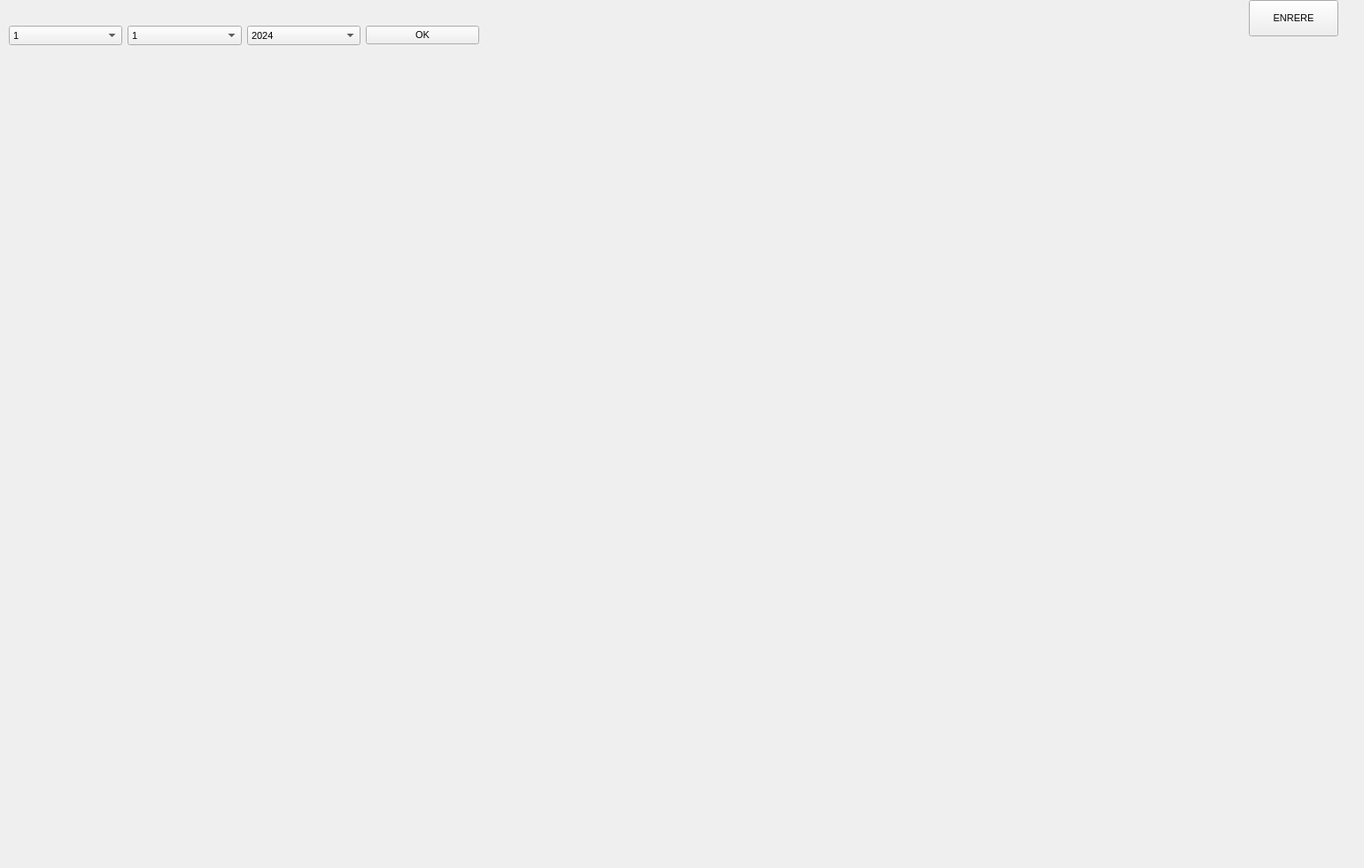
      <widget class="QWidget" name="planta1">
       <attribute name="title">
        <string>Planta 1</string>
       </attribute>
       <widget class="QLabel" name="label">
        <property name="geometry">
         <rect>
          <x>20</x>
          <y>30</y>
          <width>1511</width>
          <height>941</height>
         </rect>
        </property>
        <property name="text">
         <string/>
        </property>
        <property name="pixmap">
         <pixmap>P1.PNG</pixmap>
        </property>
        <property name="scaledContents">
         <bool>true</bool>
        </property>
       </widget>
       <widget class="QWidget" name="horizontalLayoutWidget_3">
        <property name="geometry">
         <rect>
          <x>10</x>
          <y>0</y>
          <width>531</width>
          <height>80</height>
         </rect>
        </property>
        <layout class="QHBoxLayout" name="horizontalLayout_3">
         <item>
          <widget class="QComboBox" name="dia1">
           <property name="font">
            <font>
             <pointsize>8</pointsize>
            </font>
           </property>
           <item>
            <property name="text">
             <string>1</string>
            </property>
           </item>
           <item>
            <property name="text">
             <string>2</string>
            </property>
           </item>
           <item>
            <property name="text">
             <string>3</string>
            </property>
           </item>
           <item>
            <property name="text">
             <string>4</string>
            </property>
           </item>
           <item>
            <property name="text">
             <string>5</string>
            </property>
           </item>
           <item>
            <property name="text">
             <string>6</string>
            </property>
           </item>
           <item>
            <property name="text">
             <string>7</string>
            </property>
           </item>
           <item>
            <property name="text">
             <string>8</string>
            </property>
           </item>
           <item>
            <property name="text">
             <string>9</string>
            </property>
           </item>
           <item>
            <property name="text">
             <string>10</string>
            </property>
           </item>
           <item>
            <property name="text">
             <string>11</string>
            </property>
           </item>
           <item>
            <property name="text">
             <string>12</string>
            </property>
           </item>
           <item>
            <property name="text">
             <string>13</string>
            </property>
           </item>
           <item>
            <property name="text">
             <string>14</string>
            </property>
           </item>
           <item>
            <property name="text">
             <string>15</string>
            </property>
           </item>
           <item>
            <property name="text">
             <string>16</string>
            </property>
           </item>
           <item>
            <property name="text">
             <string>17</string>
            </property>
           </item>
           <item>
            <property name="text">
             <string>18</string>
            </property>
           </item>
           <item>
            <property name="text">
             <string>19</string>
            </property>
           </item>
           <item>
            <property name="text">
             <string>20</string>
            </property>
           </item>
           <item>
            <property name="text">
             <string>21</string>
            </property>
           </item>
           <item>
            <property name="text">
             <string>22</string>
            </property>
           </item>
           <item>
            <property name="text">
             <string>23</string>
            </property>
           </item>
           <item>
            <property name="text">
             <string>24</string>
            </property>
           </item>
           <item>
            <property name="text">
             <string>25</string>
            </property>
           </item>
           <item>
            <property name="text">
             <string>26</string>
            </property>
           </item>
           <item>
            <property name="text">
             <string>27</string>
            </property>
           </item>
           <item>
            <property name="text">
             <string>28</string>
            </property>
           </item>
           <item>
            <property name="text">
             <string>29</string>
            </property>
           </item>
           <item>
            <property name="text">
             <string>30</string>
            </property>
           </item>
          </widget>
         </item>
         <item>
          <widget class="QComboBox" name="mes1">
           <property name="font">
            <font>
             <pointsize>8</pointsize>
            </font>
           </property>
           <item>
            <property name="text">
             <string>1</string>
            </property>
           </item>
           <item>
            <property name="text">
             <string>2</string>
            </property>
           </item>
           <item>
            <property name="text">
             <string>3</string>
            </property>
           </item>
           <item>
            <property name="text">
             <string>4</string>
            </property>
           </item>
           <item>
            <property name="text">
             <string>5</string>
            </property>
           </item>
           <item>
            <property name="text">
             <string>6</string>
            </property>
           </item>
           <item>
            <property name="text">
             <string>7</string>
            </property>
           </item>
           <item>
            <property name="text">
             <string>8</string>
            </property>
           </item>
           <item>
            <property name="text">
             <string>9</string>
            </property>
           </item>
           <item>
            <property name="text">
             <string>10</string>
            </property>
           </item>
           <item>
            <property name="text">
             <string>11</string>
            </property>
           </item>
           <item>
            <property name="text">
             <string>12</string>
            </property>
           </item>
          </widget>
         </item>
         <item>
          <widget class="QComboBox" name="any1">
           <property name="font">
            <font>
             <pointsize>8</pointsize>
            </font>
           </property>
           <item>
            <property name="text">
             <string>2024</string>
            </property>
           </item>
           <item>
            <property name="text">
             <string>2025</string>
            </property>
           </item>
          </widget>
         </item>
         <item>
          <widget class="QPushButton" name="OK1">
           <property name="font">
            <font>
             <pointsize>8</pointsize>
            </font>
           </property>
           <property name="text">
            <string>OK</string>
           </property>
          </widget>
         </item>
        </layout>
       </widget>
       <widget class="QLabel" name="A11">
        <property name="geometry">
         <rect>
          <x>200</x>
          <y>160</y>
          <width>121</width>
          <height>91</height>
         </rect>
        </property>
        <property name="font">
         <font>
          <pointsize>11</pointsize>
         </font>
        </property>
        <property name="styleSheet">
         <string notr="true"/>
        </property>
        <property name="text">
         <string>&lt;html&gt;&lt;head/&gt;&lt;body&gt;&lt;p align=&quot;center&quot;&gt;&lt;br/&gt;&lt;/p&gt;&lt;/body&gt;&lt;/html&gt;</string>
        </property>
        <property name="alignment">
         <set>Qt::AlignCenter</set>
        </property>
       </widget>
       <widget class="QLabel" name="A12">
        <property name="geometry">
         <rect>
          <x>130</x>
          <y>360</y>
          <width>111</width>
          <height>71</height>
         </rect>
        </property>
        <property name="font">
         <font>
          <family>MS Shell Dlg 2</family>
          <pointsize>11</pointsize>
         </font>
        </property>
        <property name="text">
         <string>&lt;html&gt;&lt;head/&gt;&lt;body&gt;&lt;p align=&quot;center&quot;&gt;&lt;br/&gt;&lt;/p&gt;&lt;/body&gt;&lt;/html&gt;</string>
        </property>
        <property name="alignment">
         <set>Qt::AlignCenter</set>
        </property>
       </widget>
       <widget class="QLabel" name="A13">
        <property name="geometry">
         <rect>
          <x>120</x>
          <y>540</y>
          <width>101</width>
          <height>101</height>
         </rect>
        </property>
        <property name="font">
         <font>
          <pointsize>11</pointsize>
         </font>
        </property>
        <property name="text">
         <string>&lt;html&gt;&lt;head/&gt;&lt;body&gt;&lt;p align=&quot;center&quot;&gt;&lt;br/&gt;&lt;/p&gt;&lt;/body&gt;&lt;/html&gt;</string>
        </property>
        <property name="alignment">
         <set>Qt::AlignCenter</set>
        </property>
       </widget>
       <widget class="QLabel" name="A14">
        <property name="geometry">
         <rect>
          <x>190</x>
          <y>780</y>
          <width>131</width>
          <height>61</height>
         </rect>
        </property>
        <property name="font">
         <font>
          <pointsize>11</pointsize>
         </font>
        </property>
        <property name="text">
         <string>&lt;html&gt;&lt;head/&gt;&lt;body&gt;&lt;p align=&quot;center&quot;&gt;&lt;br/&gt;&lt;/p&gt;&lt;/body&gt;&lt;/html&gt;</string>
        </property>
        <property name="alignment">
         <set>Qt::AlignCenter</set>
        </property>
       </widget>
       <widget class="QLabel" name="A15">
        <property name="geometry">
         <rect>
          <x>500</x>
          <y>190</y>
          <width>91</width>
          <height>41</height>
         </rect>
        </property>
        <property name="font">
         <font>
          <pointsize>11</pointsize>
         </font>
        </property>
        <property name="text">
         <string>&lt;html&gt;&lt;head/&gt;&lt;body&gt;&lt;p align=&quot;center&quot;&gt;&lt;br/&gt;&lt;/p&gt;&lt;/body&gt;&lt;/html&gt;</string>
        </property>
        <property name="alignment">
         <set>Qt::AlignCenter</set>
        </property>
       </widget>
       <widget class="QLabel" name="A16">
        <property name="geometry">
         <rect>
          <x>420</x>
          <y>540</y>
          <width>91</width>
          <height>71</height>
         </rect>
        </property>
        <property name="font">
         <font>
          <pointsize>11</pointsize>
         </font>
        </property>
        <property name="text">
         <string>&lt;html&gt;&lt;head/&gt;&lt;body&gt;&lt;p align=&quot;center&quot;&gt;&lt;br/&gt;&lt;/p&gt;&lt;/body&gt;&lt;/html&gt;</string>
        </property>
        <property name="alignment">
         <set>Qt::AlignCenter</set>
        </property>
       </widget>
       <widget class="QLabel" name="A17">
        <property name="geometry">
         <rect>
          <x>470</x>
          <y>710</y>
          <width>101</width>
          <height>91</height>
         </rect>
        </property>
        <property name="font">
         <font>
          <pointsize>11</pointsize>
         </font>
        </property>
        <property name="text">
         <string>&lt;html&gt;&lt;head/&gt;&lt;body&gt;&lt;p align=&quot;center&quot;&gt;&lt;br/&gt;&lt;/p&gt;&lt;/body&gt;&lt;/html&gt;</string>
        </property>
        <property name="alignment">
         <set>Qt::AlignCenter</set>
        </property>
       </widget>
       <widget class="QLabel" name="A19">
        <property name="geometry">
         <rect>
          <x>950</x>
          <y>540</y>
          <width>111</width>
          <height>91</height>
         </rect>
        </property>
        <property name="font">
         <font>
          <pointsize>11</pointsize>
         </font>
        </property>
        <property name="text">
         <string/>
        </property>
        <property name="alignment">
         <set>Qt::AlignCenter</set>
        </property>
       </widget>
       <widget class="QLabel" name="A110">
        <property name="geometry">
         <rect>
          <x>950</x>
          <y>790</y>
          <width>61</width>
          <height>51</height>
         </rect>
        </property>
        <property name="font">
         <font>
          <pointsize>11</pointsize>
         </font>
        </property>
        <property name="text">
         <string/>
        </property>
        <property name="alignment">
         <set>Qt::AlignCenter</set>
        </property>
       </widget>
       <widget class="QLabel" name="A18">
        <property name="geometry">
         <rect>
          <x>1050</x>
          <y>100</y>
          <width>101</width>
          <height>81</height>
         </rect>
        </property>
        <property name="font">
         <font>
          <pointsize>11</pointsize>
         </font>
        </property>
        <property name="text">
         <string>&lt;html&gt;&lt;head/&gt;&lt;body&gt;&lt;p align=&quot;center&quot;&gt;&lt;br/&gt;&lt;/p&gt;&lt;/body&gt;&lt;/html&gt;</string>
        </property>
        <property name="alignment">
         <set>Qt::AlignCenter</set>
        </property>
       </widget>
       <widget class="QLabel" name="A111">
        <property name="geometry">
         <rect>
          <x>1310</x>
          <y>120</y>
          <width>141</width>
          <height>111</height>
         </rect>
        </property>
        <property name="font">
         <font>
          <pointsize>11</pointsize>
         </font>
        </property>
        <property name="text">
         <string>&lt;html&gt;&lt;head/&gt;&lt;body&gt;&lt;p align=&quot;center&quot;&gt;&lt;br/&gt;&lt;/p&gt;&lt;/body&gt;&lt;/html&gt;</string>
        </property>
        <property name="alignment">
         <set>Qt::AlignCenter</set>
        </property>
       </widget>
       <widget class="QLabel" name="A112">
        <property name="geometry">
         <rect>
          <x>1320</x>
          <y>330</y>
          <width>121</width>
          <height>131</height>
         </rect>
        </property>
        <property name="font">
         <font>
          <pointsize>11</pointsize>
         </font>
        </property>
        <property name="text">
         <string>&lt;html&gt;&lt;head/&gt;&lt;body&gt;&lt;p align=&quot;center&quot;&gt;&lt;br/&gt;&lt;/p&gt;&lt;/body&gt;&lt;/html&gt;</string>
        </property>
        <property name="alignment">
         <set>Qt::AlignCenter</set>
        </property>
       </widget>
       <widget class="QLabel" name="A113">
        <property name="geometry">
         <rect>
          <x>1320</x>
          <y>530</y>
          <width>111</width>
          <height>51</height>
         </rect>
        </property>
        <property name="font">
         <font>
          <pointsize>11</pointsize>
         </font>
        </property>
        <property name="text">
         <string>&lt;html&gt;&lt;head/&gt;&lt;body&gt;&lt;p align=&quot;center&quot;&gt;&lt;br/&gt;&lt;/p&gt;&lt;/body&gt;&lt;/html&gt;</string>
        </property>
        <property name="alignment">
         <set>Qt::AlignCenter</set>
        </property>
       </widget>
       <widget class="QLabel" name="A114">
        <property name="geometry">
         <rect>
          <x>1280</x>
          <y>640</y>
          <width>121</width>
          <height>91</height>
         </rect>
        </property>
        <property name="font">
         <font>
          <pointsize>11</pointsize>
         </font>
        </property>
        <property name="text">
         <string>&lt;html&gt;&lt;head/&gt;&lt;body&gt;&lt;p align=&quot;center&quot;&gt;&lt;br/&gt;&lt;/p&gt;&lt;/body&gt;&lt;/html&gt;</string>
        </property>
        <property name="alignment">
         <set>Qt::AlignCenter</set>
        </property>
       </widget>
       <widget class="QLabel" name="A115">
        <property name="geometry">
         <rect>
          <x>1210</x>
          <y>810</y>
          <width>131</width>
          <height>91</height>
         </rect>
        </property>
        <property name="font">
         <font>
          <pointsize>11</pointsize>
         </font>
        </property>
        <property name="text">
         <string>&lt;html&gt;&lt;head/&gt;&lt;body&gt;&lt;p align=&quot;center&quot;&gt;&lt;br/&gt;&lt;/p&gt;&lt;/body&gt;&lt;/html&gt;</string>
        </property>
        <property name="alignment">
         <set>Qt::AlignCenter</set>
        </property>
       </widget>
       <widget class="QLabel" name="colorA11">
        <property name="geometry">
         <rect>
          <x>200</x>
          <y>150</y>
          <width>121</width>
          <height>111</height>
         </rect>
        </property>
        <property name="styleSheet">
         <string notr="true"/>
        </property>
        <property name="text">
         <string/>
        </property>
       </widget>
       <widget class="QLabel" name="colorA12">
        <property name="geometry">
         <rect>
          <x>120</x>
          <y>340</y>
          <width>131</width>
          <height>111</height>
         </rect>
        </property>
        <property name="styleSheet">
         <string notr="true"/>
        </property>
        <property name="text">
         <string/>
        </property>
       </widget>
       <widget class="QLabel" name="colorA13">
        <property name="geometry">
         <rect>
          <x>100</x>
          <y>530</y>
          <width>141</width>
          <height>121</height>
         </rect>
        </property>
        <property name="styleSheet">
         <string notr="true"/>
        </property>
        <property name="text">
         <string/>
        </property>
       </widget>
       <widget class="QLabel" name="colorA14">
        <property name="geometry">
         <rect>
          <x>180</x>
          <y>750</y>
          <width>151</width>
          <height>121</height>
         </rect>
        </property>
        <property name="styleSheet">
         <string notr="true"/>
        </property>
        <property name="text">
         <string/>
        </property>
       </widget>
       <widget class="QLabel" name="colorA17">
        <property name="geometry">
         <rect>
          <x>450</x>
          <y>690</y>
          <width>131</width>
          <height>131</height>
         </rect>
        </property>
        <property name="styleSheet">
         <string notr="true"/>
        </property>
        <property name="text">
         <string/>
        </property>
       </widget>
       <widget class="QLabel" name="colorA16">
        <property name="geometry">
         <rect>
          <x>410</x>
          <y>530</y>
          <width>111</width>
          <height>91</height>
         </rect>
        </property>
        <property name="styleSheet">
         <string notr="true"/>
        </property>
        <property name="text">
         <string/>
        </property>
       </widget>
       <widget class="QLabel" name="colorA15">
        <property name="geometry">
         <rect>
          <x>500</x>
          <y>180</y>
          <width>91</width>
          <height>61</height>
         </rect>
        </property>
        <property name="styleSheet">
         <string notr="true"/>
        </property>
        <property name="text">
         <string/>
        </property>
       </widget>
       <widget class="QLabel" name="colorA18">
        <property name="geometry">
         <rect>
          <x>1040</x>
          <y>80</y>
          <width>121</width>
          <height>121</height>
         </rect>
        </property>
        <property name="styleSheet">
         <string notr="true"/>
        </property>
        <property name="text">
         <string/>
        </property>
       </widget>
       <widget class="QLabel" name="colorA111">
        <property name="geometry">
         <rect>
          <x>1300</x>
          <y>100</y>
          <width>151</width>
          <height>141</height>
         </rect>
        </property>
        <property name="styleSheet">
         <string notr="true"/>
        </property>
        <property name="text">
         <string/>
        </property>
       </widget>
       <widget class="QLabel" name="colorA112">
        <property name="geometry">
         <rect>
          <x>1310</x>
          <y>330</y>
          <width>141</width>
          <height>131</height>
         </rect>
        </property>
        <property name="styleSheet">
         <string notr="true"/>
        </property>
        <property name="text">
         <string/>
        </property>
       </widget>
       <widget class="QLabel" name="colorA113">
        <property name="geometry">
         <rect>
          <x>1310</x>
          <y>520</y>
          <width>131</width>
          <height>71</height>
         </rect>
        </property>
        <property name="styleSheet">
         <string notr="true"/>
        </property>
        <property name="text">
         <string/>
        </property>
       </widget>
       <widget class="QLabel" name="colorA114">
        <property name="geometry">
         <rect>
          <x>1260</x>
          <y>630</y>
          <width>151</width>
          <height>111</height>
         </rect>
        </property>
        <property name="styleSheet">
         <string notr="true"/>
        </property>
        <property name="text">
         <string/>
        </property>
       </widget>
       <widget class="QLabel" name="colorA115">
        <property name="geometry">
         <rect>
          <x>1190</x>
          <y>790</y>
          <width>161</width>
          <height>131</height>
         </rect>
        </property>
        <property name="styleSheet">
         <string notr="true"/>
        </property>
        <property name="text">
         <string/>
        </property>
       </widget>
       <widget class="QLabel" name="colorA19">
        <property name="geometry">
         <rect>
          <x>950</x>
          <y>530</y>
          <width>111</width>
          <height>111</height>
         </rect>
        </property>
        <property name="styleSheet">
         <string notr="true"/>
        </property>
        <property name="text">
         <string/>
        </property>
       </widget>
       <widget class="QLabel" name="colorA110">
        <property name="geometry">
         <rect>
          <x>940</x>
          <y>750</y>
          <width>81</width>
          <height>131</height>
         </rect>
        </property>
        <property name="styleSheet">
         <string notr="true"/>
        </property>
        <property name="text">
         <string/>
        </property>
       </widget>
       <widget class="QPushButton" name="BACK1">
        <property name="geometry">
         <rect>
          <x>1410</x>
          <y>0</y>
          <width>101</width>
          <height>41</height>
         </rect>
        </property>
        <property name="font">
         <font>
          <pointsize>8</pointsize>
         </font>
        </property>
        <property name="text">
         <string>ENRERE</string>
        </property>
       </widget>
       <zorder>label</zorder>
       <zorder>horizontalLayoutWidget_3</zorder>
       <zorder>colorA11</zorder>
       <zorder>colorA12</zorder>
       <zorder>colorA13</zorder>
       <zorder>colorA14</zorder>
       <zorder>colorA17</zorder>
       <zorder>colorA16</zorder>
       <zorder>colorA15</zorder>
       <zorder>colorA18</zorder>
       <zorder>colorA111</zorder>
       <zorder>colorA112</zorder>
       <zorder>colorA113</zorder>
       <zorder>colorA114</zorder>
       <zorder>colorA115</zorder>
       <zorder>colorA19</zorder>
       <zorder>colorA110</zorder>
       <zorder>A11</zorder>
       <zorder>A16</zorder>
       <zorder>A15</zorder>
       <zorder>A12</zorder>
       <zorder>A13</zorder>
       <zorder>A14</zorder>
       <zorder>A17</zorder>
       <zorder>A110</zorder>
       <zorder>A19</zorder>
       <zorder>A115</zorder>
       <zorder>A114</zorder>
       <zorder>A113</zorder>
       <zorder>A112</zorder>
       <zorder>A111</zorder>
       <zorder>A18</zorder>
       <zorder>BACK1</zorder>
      </widget>
